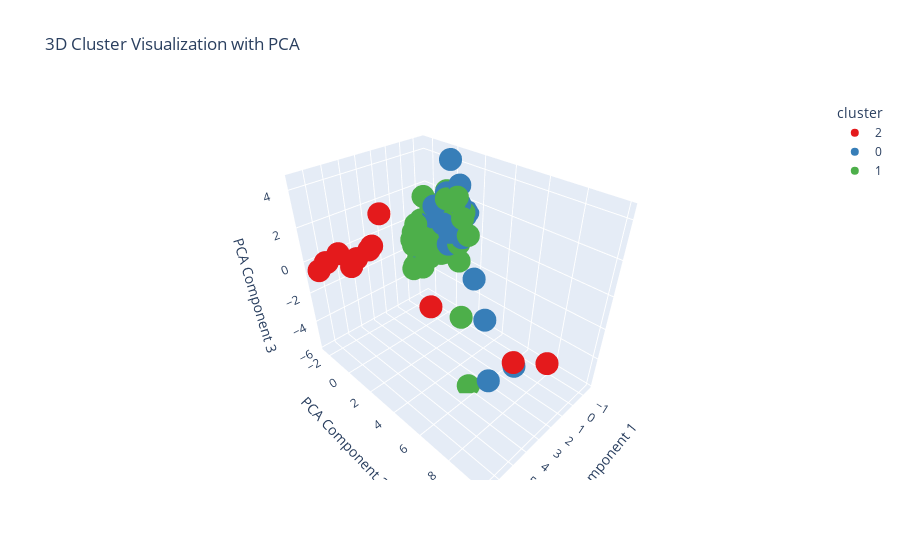

The code cell stored with this chart in its notebook:
### Code cell
# 4. Visualize clusters using PCA
pca, df_pca = pca_and_visualize(df_scaled, df_with_clusters)

import seaborn as sns
import matplotlib.pyplot as plt
from sklearn.tree import DecisionTreeClassifier
importances = []

# Define features and labels
features = df_with_clusters.drop(columns=['cluster'])
labels = df_with_clusters['cluster']

# Fit a decision tree
tree = DecisionTreeClassifier()
tree.fit(features, labels)

# Get feature importance
importances = pd.Series(tree.feature_importances_, index=features.columns)
importances.sort_values(ascending=False).plot(kind='bar', title='Feature Importance for Cluster Classification')
plt.show()

### Figure 1 — Plotly figure (JSON) as saved in the notebook; plotly's stock layout.template omitted (floating-point values rounded to 4 significant figures; data arrays with more than 128 entries replaced by an {"elided": "..."} marker saying what was removed)
{"data": [{"hovertemplate": "cluster=2<br>PCA Component 1=%{x}<br>PCA Component 2=%{y}<br>PCA Component 3=%{z}<extra></extra>", "legendgroup": "2", "marker": {"color": "rgb(228,26,28)", "symbol": "circle"}, "mode": "markers", "name": "2", "scene": "scene", "showlegend": true, "type": "scatter3d", "x": [2.876, 2.762, 3.777, 3.668, 4.452, 4.984, 5.996, 6.527, 5.241, 5.996, 6.655, 6.655, 6.527, 6.655, 6.527, 6.527, 6.527, 6.657, 6.657, 6.655, 6.657, 6.527, 6.657, 5.996, 4.259, 5.996, 4.452], "y": [8.202, 9.882, 3.563, -0.2435, -0.3223, -0.7676, -0.7722, -1.218, -0.9326, -0.7722, -0.7984, -0.7984, -1.218, -0.7984, -1.218, -1.218, -1.218, -1.802, -1.802, -0.7984, -1.802, -1.218, -1.802, -0.7722, -0.3315, -0.7722, -0.3223], "z": [-2.47, -1.457, -1.204, 2.552, 0.7513, 0.268, 0.9879, 0.5046, -0.1835, 0.9879, 0.7465, 0.7465, 0.5046, 0.7465, 0.5046, 0.5046, 0.5046, -0.1887, -0.1887, 0.7465, -0.1887, 0.5046, -0.1887, 0.9879, 0.9003, 0.9879, 0.7513]}, {"hovertemplate": "cluster=0<br>PCA Component 1=%{x}<br>PCA Component 2=%{y}<br>PCA Component 3=%{z}<extra></extra>", "legendgroup": "0", "marker": {"color": "rgb(55,126,184)", "symbol": "circle"}, "mode": "markers", "name": "0", "scene": "scene", "showlegend": true, "type": "scatter3d", "x": [3.085, 2.275, 2.194, -0.6671, -0.8819, -0.8299, -1.028, -1.096, -1.215, 0.3261, -0.742, -0.7058, -0.98, -0.7541, -0.8299, -0.1578, -1.093, -1.289, 0.35, -0.7184, -0.1468, -0.6837, -0.8819, -0.8404, -1.07, -0.5737, -0.908, -1.289, -0.9349, -0.8819, 0.4416, -0.7642, -1.215, -1.166, -1.482, -0.9436, -0.4021, -1.313, -1.36, 0.2913, -1.096, -1.046, -1.07, -1.024, -0.01639, -0.01639, 0.004246, 0.2807, 0.3954, -1.198, -1.028, -1.202, -1.465, -1.024, -1.096, -1.096, -0.9, 0.3914, -1.113, 0.12, -1.198, -0.6903, -0.9336, -0.6889, -1.137], "y": [6.96, 7.856, 5.779, -0.3086, -0.07238, 0.6983, -0.1891, 1.254, -0.4492, 0.9189, 0.3981, 0.4983, 0.08915, 0.3467, 0.6983, 0.07508, -0.7593, 1.245, 1.346, 1.157, -0.3571, -0.8945, -0.07238, -0.7805, 0.6477, -0.2513, -0.4759, 1.245, -0.64, -0.07238, 0.3465, -0.7786, -0.4492, -0.9616, -0.6606, 0.6441, -2.089, -0.5929, -0.3225, 1.384, 1.254, -0.3815, 0.6477, -1.086, -1.426, -1.426, -1.222, -1.272, 3.383, 0.2285, -0.1891, -0.8515, 0.01705, -1.086, 1.254, 1.254, -0.1018, -0.4536, 0.5763, 2.172, 0.2285, 0.4784, -0.3841, 1.176, 0.1495], "z": [-4.455, -3.373, -1.696, -0.9067, 1.714, 1.124, 2.258, 1.311, -0.5848, 1.196, 0.9532, 1.306, -0.05471, 1.956, 1.124, -0.5628, -0.04877, 1.46, 0.1148, 2.128, 0.9985, -1.068, 1.714, -1.409, 1.569, 0.5489, -0.09335, 1.46, 0.01526, 1.714, 2.112, -1.282, -0.5848, -0.4903, -0.8773, 1.669, -1.403, 1.392, 0.1014, 0.8428, 1.311, 1.685, 1.569, -0.1634, -1.033, -1.033, -1.505, -0.7768, -1.225, 1.327, 2.258, -0.2772, 1.034, -0.1634, 1.311, 1.311, 0.2448, -0.6784, -0.6002, 0.7507, 1.327, 4.426, -0.4511, 3.218, 0.4806]}, {"hovertemplate": "cluster=1<br>PCA Component 1=%{x}<br>PCA Component 2=%{y}<br>PCA Component 3=%{z}<extra></extra>", "legendgroup": "1", "marker": {"color": "rgb(77,175,74)", "symbol": "circle"}, "mode": "markers", "name": "1", "scene": "scene", "showlegend": true, "type": "scatter3d", "x": {"elided": "167 float values"}, "y": {"elided": "167 float values"}, "z": {"elided": "167 float values"}}], "layout": {"legend": {"title": {"text": "cluster"}, "tracegroupgap": 0}, "scene": {"domain": {"x": [0, 1], "y": [0, 1]}, "xaxis": {"title": {"text": "PCA Component 1"}}, "yaxis": {"title": {"text": "PCA Component 2"}}, "zaxis": {"title": {"text": "PCA Component 3"}}}, "title": {"text": "3D Cluster Visualization with PCA"}}}
